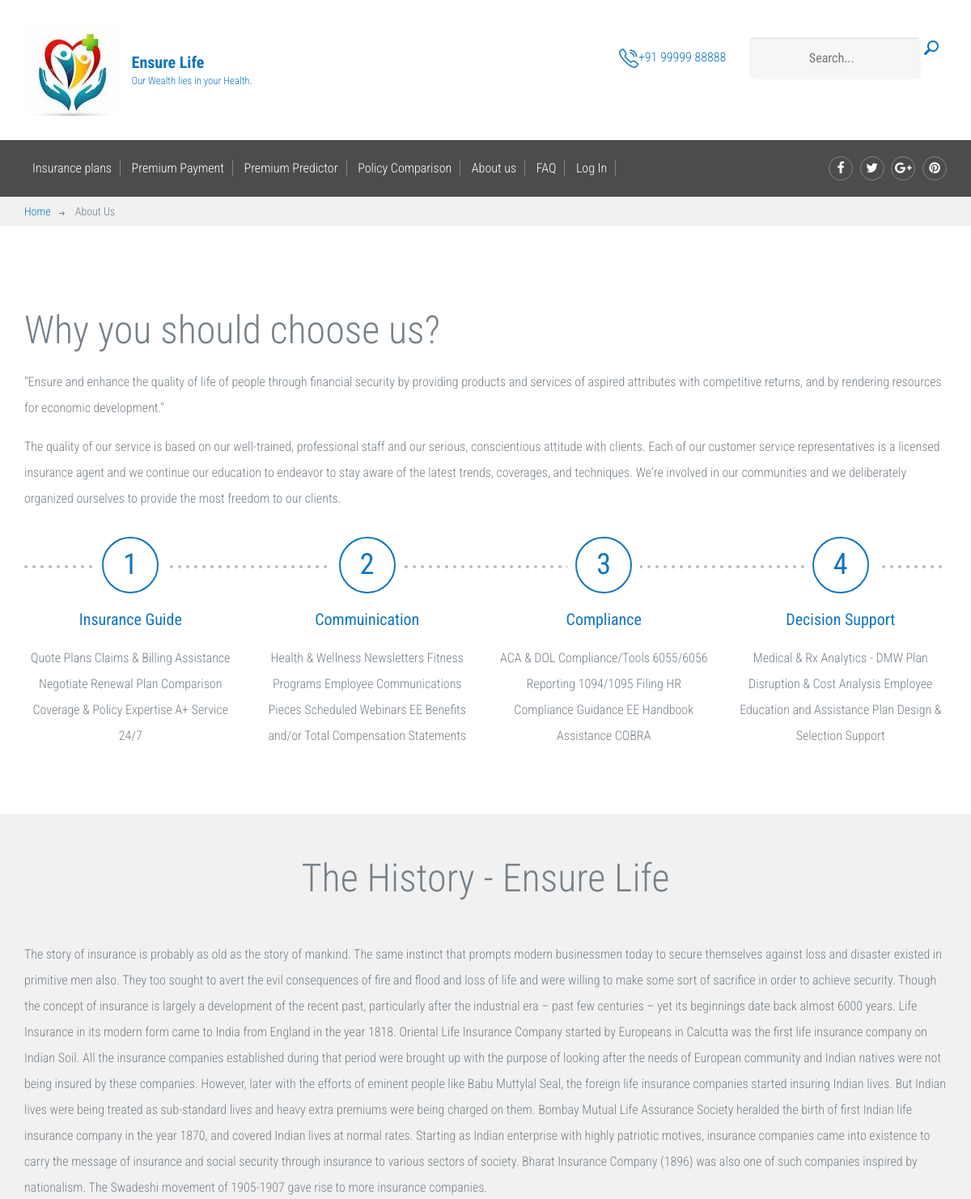
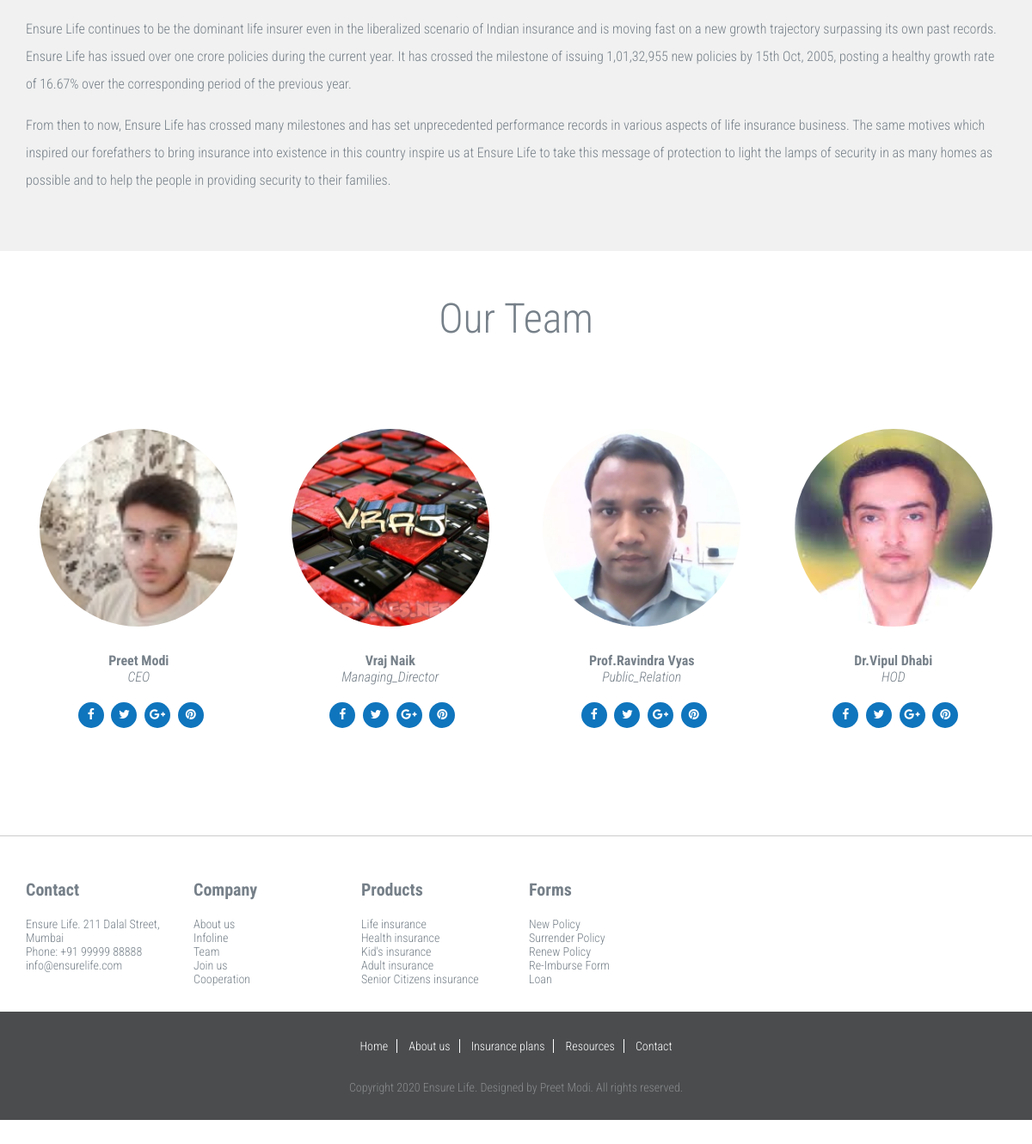
Page /devlopment/about on the committed database (2 pictures, top to bottom).
### devlopment/models.py (models this page shows)
class Devlopment_team(models.Model):
    first_name = models.CharField(max_length=50)
    last_name = models.CharField(max_length=50)
    position = models.CharField(max_length=50)
    img = models.ImageField(upload_to='assets/images')
    fb =models.CharField(max_length=200)
    twitter =models.CharField(max_length=200)
    google =models.CharField(max_length=200)
    pintrest =models.CharField(max_length=200)

### devlopment/views.py (the view)
# urls.py: path("about",views.about, name = "about"),
def about(request):
    team = Devlopment_team.objects.all()
    email = request.session.get('email')
    first_name = request.session.get('first_name')
    return render(request,"about.html",{'team' : team , 'email' : email,'first_name' : first_name})

### templates/about.html (shortened to what this page needs)
{% load static %}
<!DOCTYPE html>
<html lang="en">
	<head>
		<link href="{% static 'fonts/font-awesome.min.css" rel="stylesheet' %}" type="text/css">
		<link href="{% static 'fonts/lineo-icon/style.css" rel="stylesheet'	%}" type="text/css">
<link rel="stylesheet" href="https://cdnjs.cloudflare.com/ajax/libs/font-awesome/4.7.0/css/font-awesome.min.css">
	</head>
	<body>
		<div id="site-content">
			<header class="site-header">
				<div class="top-header">
					<div class="container">
						<a href="/" id="branding">
							<img src="{% static 'images/log.jpg' %}"  class="logo">
							<div class="logo-text">
								<h1 class="site-title">Ensure Life</h1>
								<small class="description">Our Wealth lies in your Health.</small>
							</div>
						</a>
						<div class="right-section pull-right">
							<a href="#" class="phone"><img src="{% static 'images/icon-phone.png'  %}" class="icon">+91 99999 88888</a>
							<form action="#" class="search-form">
								<input type="text" placeholder="Search...">
								<button type="submit"><img src="{% static 'images/icon-search.png' %}" alt=""></button>
							</form>
						</div>
					</div>
				</div>
				<div class="bottom-header">
					<div class="container">
						<div class="main-navigation">
							<ul class="menu">
								<li class="menu-item"><a href="/Insurance/Insurance">Insurance plans</a></li>
								{% if email %}
								<li class="menu-item"><a href="/payment/appoinment">Premium Payment</a></li>
								<li class="menu-item"><a href="/policy/premiumpredict">Premium Predictor</a></li>
								<li class="menu-item"><a href="/policy/policycompare">Policy Comparison</a></li>
								<li class="menu-item"><a href="/devlopment/about">About us</a></li>
								{% else %}
								<li class="menu-item"><a href="/accounts/login">Premium Payment</a></li>
								<li class="menu-item"><a href="/accounts/login">Premium Predictor</a></li>
								<li class="menu-item"><a href="/accounts/login">Policy Comparison</a></li>
								<li class="menu-item"><a href="/devlopment/about">About us</a></li>
								{% endif %}
								{% if email %}
								<li class="menu-item"><a href="/devlopment/faq">FAQ</a></li>
								<li>You are Login as {{first_name}}</li>
								<li class="menu-item"><a href="/accounts/profile">Profile</a></li>
                				<li class="menu-item"><a href="/accounts/logout">Log Out</a></li>
								{% else %}
								<li class="menu-item"><a href="/devlopment/faq">FAQ</a></li>
								<li class="menu-item"><a href="/accounts/login">Log In</a></li>
								{% endif %}
							</ul>
						</div>
						<div class="social-links">
							<a href="#"><i class="fa fa-facebook"></i></a>
							<a href="#"><i class="fa fa-twitter"></i></a>
							<a href="#"><i class="fa fa-google-plus"></i></a>
							<a href="#"><i class="fa fa-pinterest"></i></a>
						</div>
					</div>
				</div>
			</header>
			<main class="main-content">
				<div class="breadcrumbs">
					<div class="container">
						<a href="index.html">Home</a>
						<span>About Us</span>
					</div>
				</div>
				<div class="page">
					<div class="fullwidth-block">
						<div class="container">
							<h1 class="entry-title">Why you should choose us?</h1>
							<p>"Ensure and enhance the quality of life of people through financial security by providing products and services of aspired attributes with competitive returns, and by rendering resources for economic development."</p>
							<p>The quality of our service is based on our well-trained, professional staff and our serious, conscientious attitude with clients. Each of our customer service representatives is a licensed insurance agent and we continue our education to endeavor to stay aware of the latest trends, coverages, and techniques. We're involved in our communities and we deliberately organized ourselves to provide the most freedom to our clients.  </p>
							<div class="features">
								<div class="feature-numbered">
									<div class="num">1</div>
									<h2 class="feature-title">Insurance Guide</h2>
									<p>Quote Plans
												Claims & Billing Assistance
											Negotiate Renewal
											Plan Comparison
											Coverage & Policy Expertise
											A+ Service 24/7 </p>
								</div>
								<div class="feature-numbered">
									<div class="num">2</div>
									<h2 class="feature-title">Commuinication</h2>
									<p> Health & Wellness Newsletters
											Fitness Programs
											Employee Communications Pieces
											Scheduled Webinars
											EE Benefits and/or Total Compensation Statements</p>
								</div>
								<div class="feature-numbered">
									<div class="num">3</div>
									<h2 class="feature-title">Compliance</h2>
									<p> ACA & DOL Compliance/Tools
											6055/6056 Reporting
											1094/1095 Filing
											HR Compliance Guidance
											EE Handbook Assistance
											COBRA </p>
								</div>
								<div class="feature-numbered">
									<div class="num">4</div>
									<h2 class="feature-title">Decision Support</h2>
									<p> Medical & Rx Analytics - DMW
										Plan Disruption & Cost Analysis
										Employee Education and Assistance
										Plan Design & Selection Support </p>
								</div>
							</div>
						</div>
					</div>
					<div class="fullwidth-block" data-bg-color="#f1f1f1">
						<div class="container">
							<h2 class="section-title">The History - Ensure Life</h2>
							<p>The story of insurance is probably as old as the story of mankind. The same instinct that prompts modern businessmen today to secure themselves against loss and disaster existed in primitive men also. They too sought to avert the evil consequences of fire and flood and loss of life and were willing to make some sort of sacrifice in order to achieve security. Though the concept of insurance is largely a development of the recent past, particularly after the industrial era – past few centuries – yet its beginnings date back almost 6000 years.
Life Insurance in its modern form came to India from England in the year 1818. Oriental Life Insurance Company started by Europeans in Calcutta was the first life insurance company on Indian Soil. All the insurance companies established during that period were brought up with the purpose of looking after the needs of European community and Indian natives were not being insured by these companies. However, later with the efforts of eminent people like Babu Muttylal Seal, the foreign life insurance companies started insuring Indian lives. But Indian lives were being treated as sub-standard lives and heavy extra premiums were being charged on them. Bombay Mutual Life Assurance Society heralded the birth of first Indian life insurance company in the year 1870, and covered Indian lives at normal rates. Starting as Indian enterprise with highly patriotic motives, insurance companies came into existence to carry the message of insurance and social security through insurance to various sectors of society. Bharat Insurance Company (1896) was also one of such companies inspired by nationalism. The Swadeshi movement of 1905-1907 gave rise to more insurance companies.
</p>
							<p>Ensure Life continues to be the dominant life insurer even in the liberalized scenario of Indian insurance and is moving fast on a new growth trajectory surpassing its own past records. Ensure Life has issued over one crore policies during the current year. It has crossed the milestone of issuing 1,01,32,955 new policies by 15th Oct, 2005, posting a healthy growth rate of 16.67% over the corresponding period of the previous year.</p>
							<p>From then to now, Ensure Life has crossed many milestones and has set unprecedented performance records in various aspects of life insurance business. The same motives which inspired our forefathers to bring insurance into existence in this country inspire us at Ensure Life to take this message of protection to light the lamps of security in as many homes as possible and to help the people in providing security to their families.</p>
						</div>
					</div>
					<div class="fullwidth-block">
						<div class="container">
							<h2 class="section-title">Our Team</h2>
							<div class="row">
								{% for team in team %}
								<div class="col-xs-12 col-sm-6 col-md-3">
									<div class="team">
										<figure class="team-image"><img src="{{team.img.url}}" alt=""></figure>
										<h2 class="team-name">{{team.first_name}} {{team.last_name}}</h2>
										<small class="team-title">{{team.position}}</small>
										<div class="social-links">
											<a href="#"><i class="fa fa-facebook"></i></a>
											<a href="#"><i class="fa fa-twitter"></i></a>
											<a href="#"><i class="fa fa-google-plus"></i></a>
											<a href="#"><i class="fa fa-pinterest"></i></a>
										</div>
									</div>
								</div>
								{% endfor %}
							</div>
						</div>
					</div>
				</div>
			</main>
			<div class="site-footer">
				<div class="widget-area">
					<div class="container">
						<div class="row">
							<div class="col-xs-12 col-sm-4 col-md-2">
								<div class="widget">
									<h3 class="widget-title">Contact</h3>
									<address> Ensure Life. 211 Dalal Street, Mumbai
									</address>
									<a href="#">Phone: +91 99999 88888</a>
									<a href="mailto:info@company.com">info@ensurelife.com</a>
								</div>
							</div>
							<div class="col-xs-12 col-sm-4 col-md-2">
								<div class="widget">
									<h3 class="widget-title">Company</h3>
									<ul class="no-bullet">
										<li><a href="#">About us</a></li>
										<li><a href="#">Infoline</a></li>
										<li><a href="#">Team</a></li>
										<li><a href="#">Join us</a></li>
										<li><a href="#">Cooperation</a></li>
									</ul>
								</div>
							</div>
							<div class="col-xs-12 col-sm-4 col-md-2">
								<div class="widget">
									<h3 class="widget-title">Products</h3>
									<ul class="no-bullet">
										<li><a href="#">Life insurance</a></li>
										<li><a href="#">Health insurance</a></li>
										<li><a href="#">Kid's insurance</a></li>
										<li><a href="#">Adult insurance</a></li>
										<li><a href="#">Senior Citizens insurance</a></li>
									</ul>
								</div>
							</div>
							<div class="col-xs-12 col-sm-4 col-md-2">
								<div class="widget">
									<h3 class="widget-title">Forms</h3>
									<ul class="no-bullet">
									<li><a href="#">New Policy</a></li>
									<li><a href="#">Surrender Policy</a></li>
									<li><a href="#">Renew Policy</a></li>
									<li><a href="#">Re-Imburse Form</a></li>
									<li><a href="#">Loan</a></li>
									</ul>
								</div>
							</div>
					</div>
				</div>
				<div class="bottom-footer">
					<div class="container">
						<nav class="footer-navigation">
							<a href="#">Home</a>
							<a href="#">About us</a>
							<a href="#">Insurance plans</a>
							<a href="#">Resources</a>
							<a href="#">Contact</a>
						</nav>
						<div class="colophon">Copyright 2020 Ensure Life. Designed by Preet Modi. All rights reserved.</div>
					</div>
				</div>
			</div>
		</div>
	</body>
</html>

### rows in the picture
Devlopment_team: img (picture), first_name "Preet", last_name "Modi", position "CEO"
Devlopment_team: img (picture), first_name "Vraj", last_name "Naik", position "Managing_Director"
Devlopment_team: img (picture), first_name "Prof.Ravindra", last_name "Vyas", position "Public_Relation"
Devlopment_team: img (picture), first_name "Dr.Vipul", last_name "Dhabi", position "HOD"
